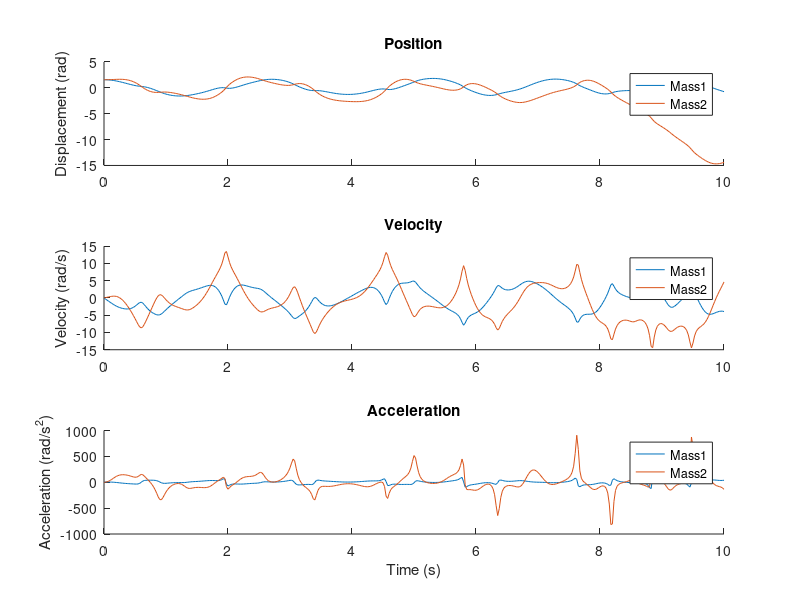
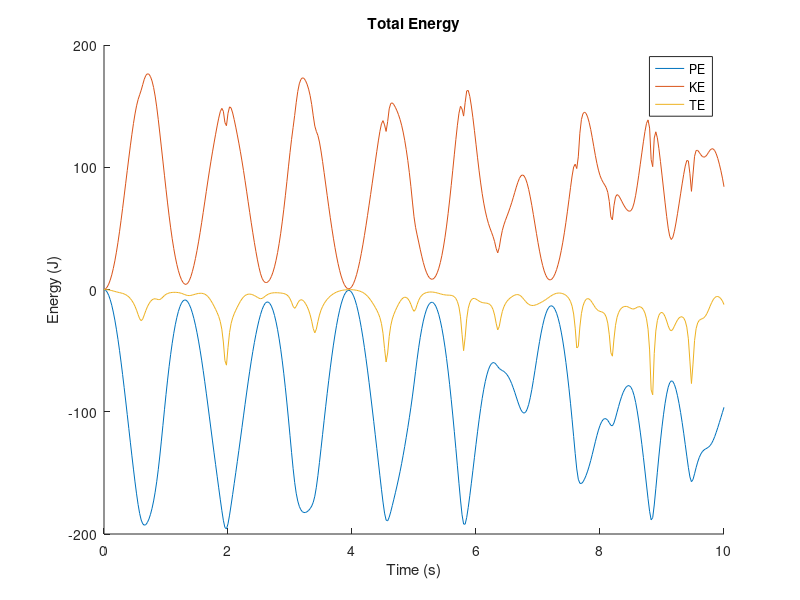

Here is the MATLAB script that generated these plots, in order: (Note: this script raises an error after producing the figures.)
function n_pendulum
close all
L1=1;
L2=1;

M1=10;
M2=10;

g=9.81;

t_interval = 0:0.025:10;
initial_vals = [pi/2; 0;  pi/2; 0];

options = odeset('RelTol', 1e-7);
[T_out, Z_out] = ode45(@motion, t_interval, initial_vals, options);

t1_o = Z_out(:,1);
t1d_o = Z_out(:,2);
t2_o = Z_out(:,3);
t2d_o = Z_out(:,4);

LHS = zeros(length(T_out), 6);
for i = 1:length(T_out)
	LHS(i, :) = calc_LHS(Z_out(i, :));
end

t1dd_o = LHS(:,2);
t2dd_o = LHS(:,3);

figure
subplot(3,1,1)
hold all
plot(T_out, t1_o)
plot(T_out, t2_o)
title('Position')
ylabel('Displacement (rad)')
legend('Mass1', 'Mass2')

subplot(3,1,2)
hold all
plot(T_out, t1d_o)
plot(T_out, t2d_o)
title('Velocity')
ylabel('Velocity (rad/s)')
legend('Mass1', 'Mass2')

subplot(3,1,3)
hold all
plot(T_out, t1dd_o)
plot(T_out, t2dd_o)
title('Acceleration')
xlabel('Time (s)')
ylabel('Acceleration (rad/s^2)')
legend('Mass1', 'Mass2')

x1 = +(L1/2).*sin(t1_o);
y1 = -(L1/2).*cos(t1_o);
xv1 = +(L1/2).*cos(t1_o).*t1d_o;
yv1 = +(L1/2).*sin(t1_o).*t1d_o;

x2 = +L1.*sin(t1_o)+(L2/2).*sin(t2_o);
y2 = -L1.*cos(t1_o)-(L2/2).*cos(t2_o);
xv2 = +L1.*cos(t1_o).*t1d_o+(L2/2).*cos(t2_o).*t2d_o;
yv2 = +L1.*sin(t1_o).*t1d_o+(L2/2).*sin(t2_o).*t2d_o;


PE1 = M1*g.*y1;
KE1 = (M1/2)*((xv1.^2 + yv1.^2)) + t1d_o.^2*((L1^2/12));
PE2 = M2*g.*y2;
KE2 = (M2/2)*((xv2.^2 + yv2.^2)) + t2d_o.^2*((L2^2/12));

PE = +PE1+PE2;
KE = +KE1+KE2;
TE = PE + KE;
figure
hold all
plot(T_out, PE);
plot(T_out, KE);
plot(T_out, TE);
title('Total Energy')
xlabel('Time (s)')
ylabel('Energy (J)')
legend('PE', 'KE', 'TE')

x1 = +L1.*sin(t1_o);
y1 = -L1.*cos(t1_o);

x2 = +L1.*sin(t1_o)+L2.*sin(t2_o);
y2 = -L1.*cos(t1_o)-L2.*cos(t2_o);

v = VideoWriter('n2_pen.avi');
open(v);

figure
for i = 1:length(T_out)
	clf;
	axis([-5 5 -5 5]);
	hold all
	PX1 = [0; x1(i)];
	PY1 = [0; y1(i)];

	plot(PX1, PY1, 'k');
	PX2 = [x1(i); x2(i)];
	PY2 = [y1(i); y2(i)];

	plot(PX2, PY2, 'k');
	drawnow;
	pause(0.0005);
	frame = getframe;
	writeVideo(v, frame);
end
function res = calc_LHS(Z)
	t1 = Z(1);
	t1d = Z(2);
	t2 = Z(3);
	t2d = Z(4);

	A = [
		-M1*(L1/2)*cos(t1), 0, -1, 0, 1, 0;
		M1*(L1/2)*sin(t1), 0, 0, -1, 0, 1;
		-M1*L1^2/12, 0, (L1/2)*cos(t1), -(L1/2)*sin(t1), (L1/2)*cos(t1), -(L1/2)*sin(t1);
		-M2*L1*cos(t1), -M2*(L2/2)*cos(t2), 0, 0, -1, 0;
		M2*L1*sin(t1), M2*(L2/2)*sin(t2), 0, 0, 0, -1;
		0, -M2*L2^2/12, 0, 0, (L2/2)*cos(t2), -(L2/2)*sin(t2);
		];

	r = [
		-M1*(L1/2)*sin(t1)*t1d^2; 
		-M1*g-M1*(L1/2)*cos(t1)*t1d^2; 
		0;
		-M2*L1*sin(t1)*t1d^2-M2*(L2/2)*sin(t2)*t2d^2; 
		-M2*g-M2*L1*cos(t1)*t1d^2-M2*(L2/2)*cos(t2)*t2d^2; 
		0
		];

		res = A\r;
end

function vals = motion(T, Z)
	t1d = Z(2);
	t2d = Z(4);

	res = calc_LHS(Z);

	t1dd = res(1);
	t2dd = res(2);

	vals = [ t1d; t1dd; t2d; t2dd];
end
end
